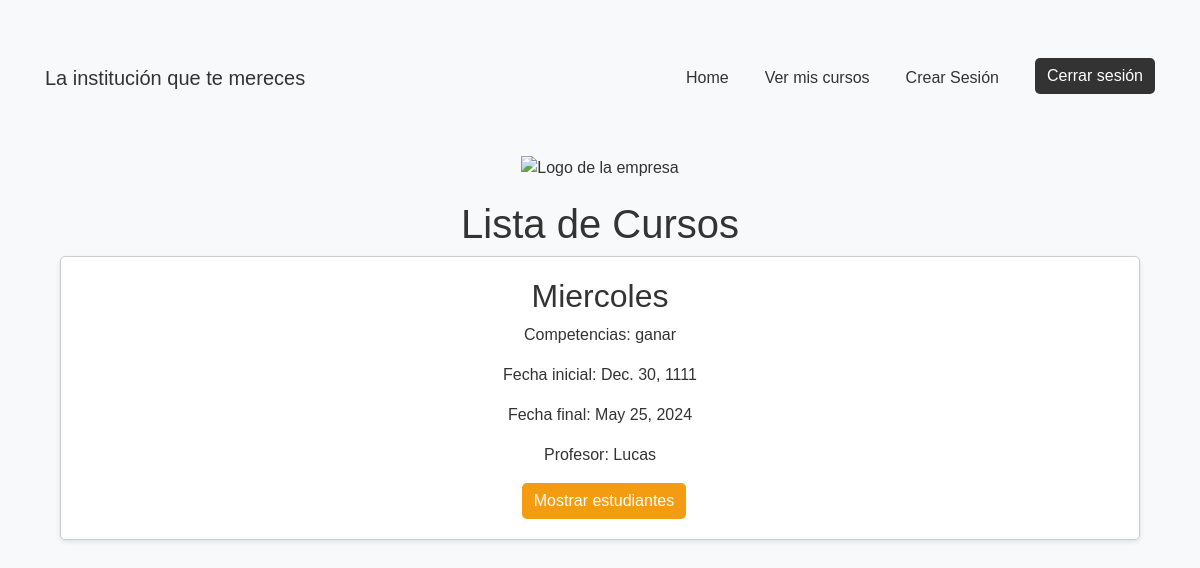
Page /courses/show/mine (signed in) on the earlier database version.
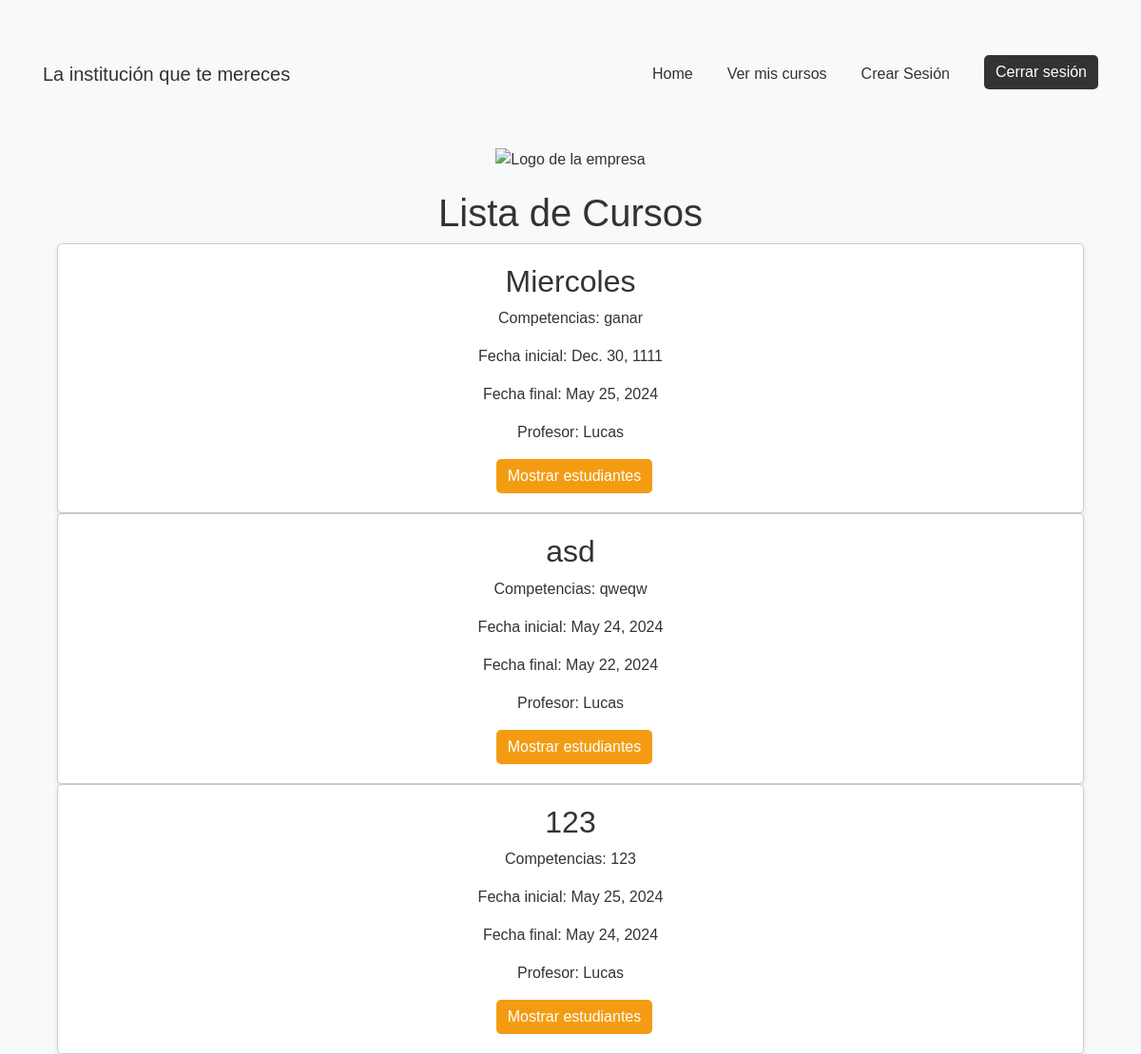
Same page on the later database version.
### SMS/models.py (models this page shows, shortened)
class Course(models.Model):
    id = models.AutoField(primary_key=True)
    subject = models.CharField(max_length=100)
    competencies = models.CharField(max_length=100)
    initial_date = models.DateField()
    final_date = models.DateField()
    teacher = models.ForeignKey('Teacher', on_delete=models.CASCADE)
    students = models.ManyToManyField('Student')

class Teacher(AbstractBaseUser, PermissionsMixin):
    id = models.AutoField(primary_key=True)
    email = models.EmailField(unique=True, default='example@example.com')
    name = models.CharField(max_length=25)
    password = models.CharField(max_length=128, default='temporary_password')
    admin = models.BooleanField(default=False)
    courses = models.ManyToManyField('Course', related_name='classes')
    is_active = models.BooleanField(default=True)
    is_staff = models.BooleanField(default=False)
    objects = TeacherManager()
    USERNAME_FIELD = 'email'
    REQUIRED_FIELDS = ['name']

### SMS/views.py (the view)
# urls.py: path('courses/show/mine', SMS.show_my_courses, name='show_my_courses'),
@login_required
def show_my_courses(request):
    courses = Course.objects.filter(teacher=request.user)
    return render(request, 'show_my_courses.html', {'courses': courses})

### SMS/templates/show_my_courses.html (shortened to what this page needs)
{% extends 'base_user.html' %}
{% block content %}
    <div class="container">
        <img src="https://www.juanmariacespedes.edu.co/images/logofull-2.png" alt="Logo de la empresa" class="logo">
        <h1>Lista de Cursos</h1>
        {% if courses %}
            {% for course in courses %}
                <div class="curso">
                    <h2>{{ course.subject }}</h2>
                    <p>Competencias: {{ course.competencies }}</p>
                    <p>Fecha inicial: {{ course.initial_date }}</p>
                    <p>Fecha final: {{ course.final_date }}</p>
                    <p>Profesor: {{ course.teacher.name }}</p>
                    <a href="{% url 'show_students' course_id=course.id %}" class="btn btn-enviar-reporte">Mostrar estudiantes</a>
                </div>
            {% endfor %}
        {% else %}
            <p>No hay cursos disponibles.</p>
        {% endif %}
    </div>
{% endblock content %}

### SMS/templates/base_user.html (shortened to what this page needs)
<!DOCTYPE html>
<html lang="es">
<head>
    <link href="https://maxcdn.bootstrapcdn.com/bootstrap/4.5.2/css/bootstrap.min.css" rel="stylesheet">
</head>
<body>
    <nav class="navbar navbar-expand-lg navbar-custom">
        <div class="container">
            <a class="navbar-brand" href="#">La institución que te mereces</a>
            <div class="collapse navbar-collapse" id="navbarSupportedContent">
                <ul class="navbar-nav ml-auto">
                    <li class="nav-item">
                        <a class="nav-link" href="{% url 'user_home' %}">Home</a>
                    </li>
                    <li class="nav-item">
                        <a class="nav-link" href="{% url 'show_my_courses' %}">Ver mis cursos</a>
                    </li>
                    <li class="nav-item">
                        <a class="nav-link" href="{% url 'create_session' %}">Crear Sesión</a>
                    </li>
                    <li class="nav-item">
                        <a class="btn btn-logout" href="{% url 'logout' %}">Cerrar sesión</a>
                    </li>
                </ul>
            </div>
        </div>
    </nav>
    <div class="container">
        {% block content %}{% endblock %}
    </div>
</body>
</html>

### SMS/templates/base_user.html (style rules this page uses)
body { background-color: #f8f9fa; color: #333; font-family: Arial, sans-serif; }
.navbar-custom { background-color: #f8f9fa; padding: 8px 15px; }
.navbar-brand, .nav-link { color: #333; }
.nav-link { margin-right: 20px; }
.btn-crear-curso, .btn-ver-cursos, .btn-crear-estudiante, .btn-crear-profesor, .btn-enviar-reporte, .btn-logout { border: none; margin-left: 8px; border-radius: 5px; padding: 6px 12px; transition: opacity 0.3s; }
.btn-crear-curso, .btn-ver-cursos, .btn-enviar-reporte { background-color: #f39c12; color: #fff; }
.btn-logout { background-color: #333; color: #fff; }
.container { margin-top: 50px; text-align: center; }
.logo { width: 200px; margin-bottom: 20px; }
.formulario, .curso, .estructura .columna { background-color: #fff; border: 1px solid #ccc; border-radius: 5px; box-shadow: 0 2px 5px rgba(0, 0, 0, 0.1); padding: 20px; }

Differences in the rows shown:
added Course: subject "asd", competencies "qweqw", initial_date "May 24, 2024", final_date "May 22, 2024", teacher.name "Lucas"
added Course: subject "123", competencies "123", initial_date "May 25, 2024", final_date "May 24, 2024", teacher.name "Lucas"
